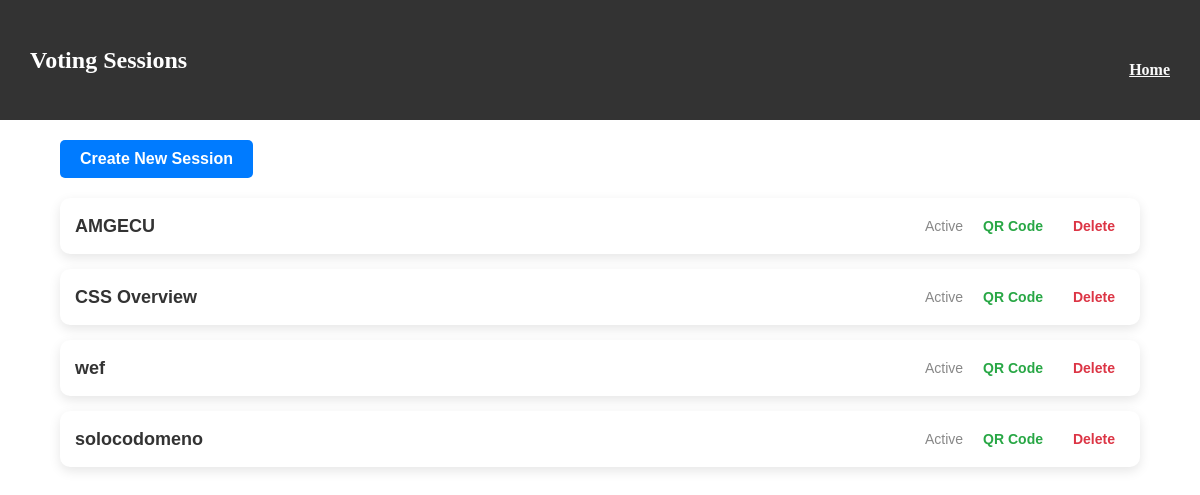
Page /list_sessions/ (signed in) on the earlier database version.
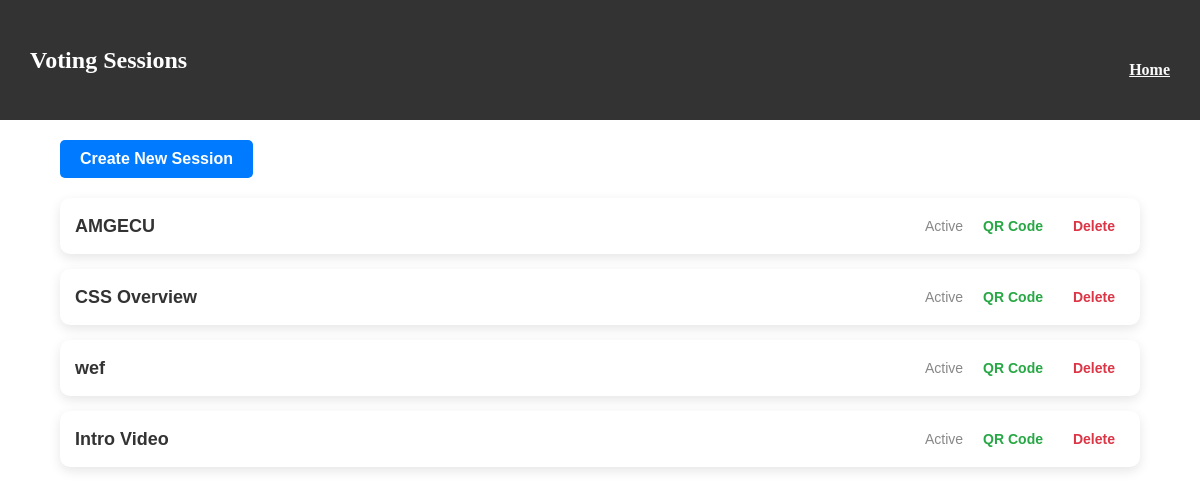
Same page on the later database version.
### voters/models.py (models this page shows, shortened)
class VotingSession(models.Model):
    session_id = models.AutoField(primary_key=True)
    title = models.CharField(max_length=200)
    unique_url = models.URLField(unique=True, blank=True, null=True)
    is_active = models.BooleanField(default=False)
    admin = models.ForeignKey(User, on_delete=models.CASCADE)  # session creator/admin
    qr_code = models.ImageField(upload_to='qr_codes/', blank=True, null=True)
    created_at = models.DateTimeField(auto_now_add=True)
    updated_at = models.DateTimeField(auto_now=True)
    total_voters = models.IntegerField(default=0)
    current_voters = models.IntegerField(default=0)

### voters/views.py (the view)
# urls.py: path('list_sessions/', voters_views.list_voting_sessions, name = 'list_voting_sessions'),
@login_required
def list_voting_sessions(request):
    sessions = VotingSession.objects.filter(admin=request.user)  # Admin's own sessions
    return render(request, 'voters/list_sessions.html', {'sessions': sessions})

### voters/templates/voters/list_sessions.html (shortened to what this page needs)
<head>
    {% load static %}
    <link href="{% static 'style.css' %}?v={% now 'U' %}" rel="stylesheet">
</head>
<nav class="admin-navbar">
    <div class="navbar-content">
        <h2 class="admin-title">Voting Sessions</h2>
        <div class="profile">
            <ul>
                <li class="home_link"><a  href="{% url 'admin_main_page' %}">Home</a></li>
            </ul>
        </div>
    </div>
</nav>
<div class="sessions-container">
    <a href="{% url 'create_voting_session' %}" class="create-session-btn">Create New Session</a>
    <div class="session-list">
        {% for session in sessions %}
            <div class="session-card">
                <div class="session-info">
                    <a href="{% url 'manage_session' session.session_id %}" class="session-title">{{ session.title }}</a>
                    <div class="session-links">
                        {% if session.is_active %}
                            <span class="no-qr">Active</span>
                            {% if session.qr_code %}
                                <a href="{{ session.qr_code.url }}" class="qr-link">QR Code</a>
                            {% else %}
                                <span class="no-qr">No QR Code generated</span>
                            {% endif %}
                        {% else %}
                            <span class="no-qr">Inactive</span>
                        {% endif %}
                        <a href="{% url 'delete_voting_session' session.session_id %}" class="delete-link">Delete</a>
                    </div>
                </div>
            </div>
        {% endfor %}
    </div>
</div>

### voting_static/style.css (style rules this page uses)
*, *:before, *:after { padding: 0; margin: 0; box-sizing: border-box; }
.home_link { color: #f9f9f9; list-style-type: none; font-weight: bold; }
.home_link a { font-weight: bold; color: #f9f9f9; }
* { margin: 0; padding: 0; box-sizing: border-box; }
.admin-title { font-size: 1.5em; color: white; }
.admin-navbar { width: 100%; display: flex; justify-content: space-between; align-items: center; background-color: #333; padding: 15px 30px; color: white; height: 15%; }
.navbar-content { width: 100%; display: flex; justify-content: space-between; align-items: center; }
.profile { display: flex; align-items: center; }
.sessions-container { width: 90%; margin: 20px auto; font-family: Arial, sans-serif; }
.create-session-btn { display: inline-block; background-color: #007bff; color: #fff; padding: 10px 20px; border-radius: 5px; text-decoration: none; font-weight: bold; margin-bottom: 20px; transition: background-color 0.3s; }
.session-list { display: flex; flex-direction: column; gap: 15px; }
.session-card { background-color:#ffffff; border-radius: 10px; padding: 15px; box-shadow: 0 4px 12px rgba(0, 0, 0, 0.1); display: flex; flex-direction: column; justify-content: space-between; transition: all 0.3s ease; }
.session-info { display: flex; justify-content: space-between; align-items: center; width: 100%; }
.session-title { font-size: 18px; font-weight: bold; color: #333; text-decoration: none; }
.session-links { display: flex; gap: 10px; align-items: center; }
.qr-link { color: #28a745; font-size: 14px; text-decoration: none; font-weight: bold; padding: 5px 10px; border-radius: 5px; transition: background-color 0.3s, color 0.3s; }
.no-qr { color: #888; font-size: 14px; }
.delete-link { color: #dc3545; font-size: 14px; font-weight: bold; text-decoration: none; padding: 5px 10px; border-radius: 5px; transition: background-color 0.3s, color 0.3s; }

Differences in the rows shown:
removed VotingSession: title "solocodomeno"
added VotingSession: title "Intro Video"
